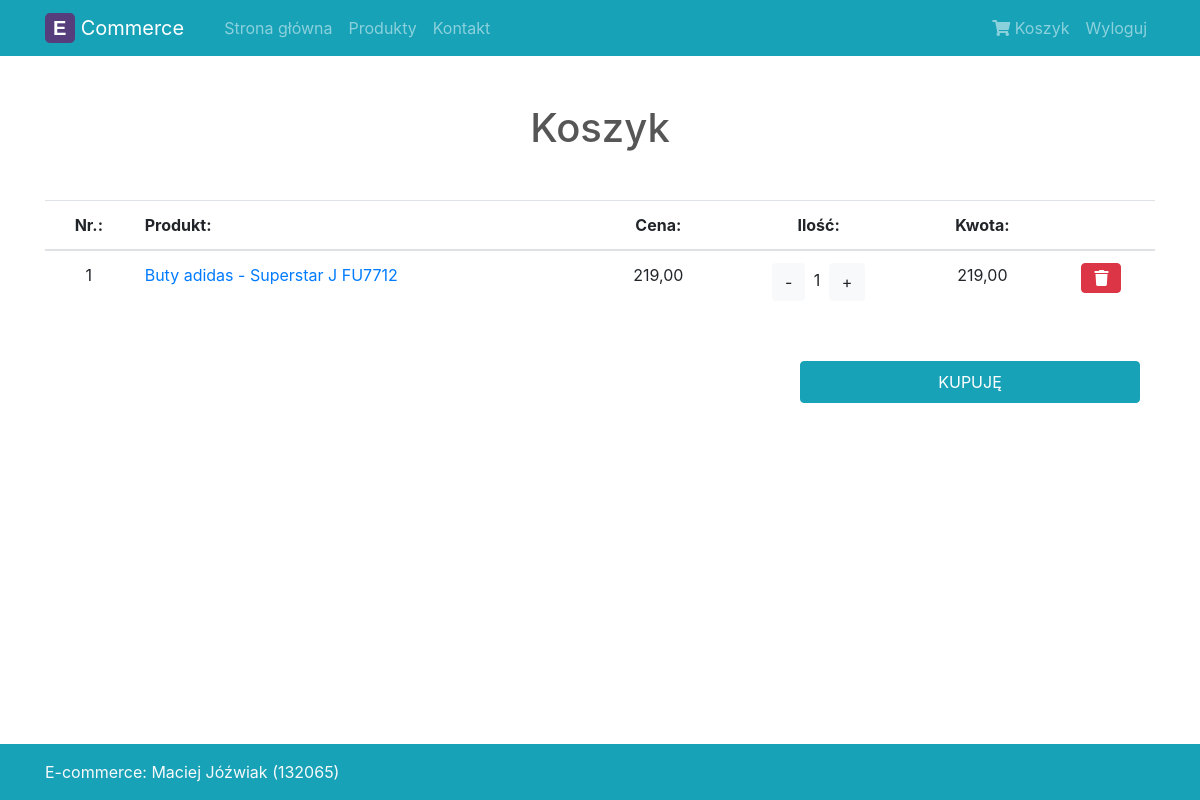
The app's page /cart/ (signed in) with its own data.
### products/models.py (models this page shows, shortened)
class OrderProduct(models.Model):
    user = models.ForeignKey(settings.AUTH_USER_MODEL, on_delete=models.CASCADE, blank=True, null=True)
    ordered = models.BooleanField(default=False)
    product = models.ForeignKey(Product, on_delete=models.CASCADE)
    quantity = models.IntegerField(default = 1)
    def get_total_item_price(self):
        return self.quantity * self.product.price

class Product(models.Model):
    title = models.CharField(max_length=100, default='Product name')
    category = models.CharField(choices=CATEGORY, max_length=1, default='o')
    price = models.DecimalField(decimal_places = 2, max_digits = 10000 , default=0)
    short_description = models.TextField(default='Product short description (means product code)')
    description = models.TextField(default='Product description')
    image = models.ImageField()
    slug = models.SlugField()
    def get_absolute_url(self):
        return reverse("products:product-detail", kwargs={"slug": self.slug})
    def get_add_to_cart_url(self):
        return reverse("products:add-to-cart", kwargs={"slug": self.slug})
    def get_remove_from_cart_url(self):
        return reverse("products:remove-from-cart", kwargs={"slug": self.slug})
    def get_remove_single_from_cart_url(self):
        return reverse("products:remove-single-from-cart", kwargs={"slug": self.slug})

### pages/views.py (the view)
# urls.py: path('cart/', cart_view, name='cart'),
def cart_view(request, *args, **kwargs):
    if Order.objects.filter(user=request.user, ordered=False).exists():
        order = Order.objects.get(user=request.user, ordered=False)
        context = {
            'order': order,
        }
        return render(request, 'cart.html', context)
    else:
        order = Order.objects.create(user=request.user, ordered=False)
        context = {
            'order': order,
        }
        return render(request, 'cart.html', context)

### templates/cart.html
{% extends 'base.html' %}
{% block content %}
<h1 class="text-center mb-5">Koszyk</h1>
<table class="table">
  <thead>
    <tr>
      <th class="text-center" scope="col">Nr.:</th>
      <th scope="col">Produkt:</th>
      <th class="text-center" scope="col">Cena:</th>
      <th class="text-center" scope="col">Ilość:</th>
      <th class="text-center" scope="col">Kwota:</th>
      <th class="text-center" scope="col"></th>
    </tr>
  </thead>
  <tbody>
    {% for product in order.products.all %}
    <tr>
      <td class="text-center">{{ forloop.counter }} </td>
      <td ><a href="{{product.product.get_absolute_url}}" >{{ product.product.title }} - {{ product.product.short_description }}</a></td>
      <td class="text-center">{{ product.product.price }}</td>
      <td class="text-center">
        <a href="{{ product.product.get_remove_single_from_cart_url }}" type="button" class="btn btn-light">-</a>
        <span class="pl-1 pr-1">{{ product.quantity }}</span>
        <a href="{{ product.product.get_add_to_cart_url }}" class="btn btn-light">+</a>
      </td>
      <td class="text-center">{{ product.get_total_item_price }} </td>
      <td class="text-center"><a href="{{ product.product.get_remove_from_cart_url }}" type="button" class="btn btn-danger"><i class="fas fa-trash float-right"></i></a></td>
    </tr>
    {% endfor %}
  </tbody>
</table>
<div class="offset-md-8 col-4">
<a href="#" type="button" class="btn btn-md btn-block btn-info mt-5 pt-2 pb-2">KUPUJĘ</a>
</div>
{% endblock %}

### static/css/style.css (style rules this page uses)
html { position: relative; min-height: 100%; }
body { margin-bottom: 60px; color: #565656; }

### records on screen
OrderProduct: product "Buty adidas", product.short_description "Superstar J FU7712", product.price "219,00", quantity "1", get_total_item_price "219,00"
